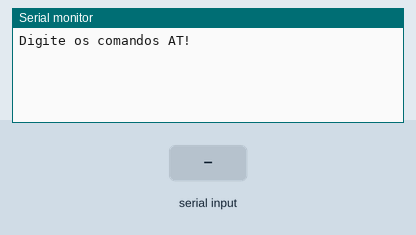
This sketch was run on a simulated Arduino Uno, built with avr-gcc and run on an emulated ATmega328P. On the bench: the last lines printed to the serial monitor. The test bench sets the inputs (shaded band).

Above: at 1.2 s.
1.3 s: "1" received over the second serial link
At 2.3 s:
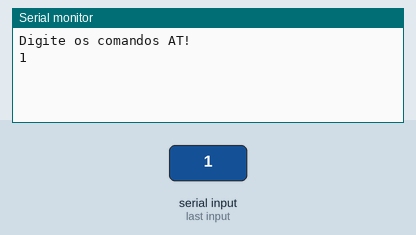
2.8 s: "0" received over the second serial link
At 3.5 s:
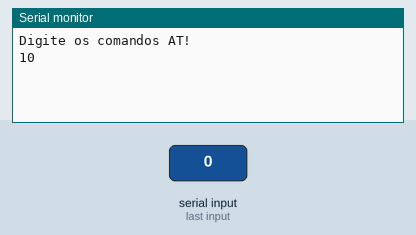

Measured:
- after the input at 1.3 s, the serial monitor: prints a new line at once (image 1)
- after the input at 2.8 s, the serial monitor: prints a new line at once (image 2)

The sketch:

Configuration_code.ino
```cpp
#include <SoftwareSerial.h>

int bluetoothTx = 13;
int bluetoothRx = 14;

SoftwareSerial bluetooth(bluetoothTx, bluetoothRx);

String command = ""; //response of the module to the inserted commands

void setup()
{
  // Open serial communications and wait for port to open:
  bluetooth.begin(9600);
  Serial.begin(115200);
  Serial.println("Digite os comandos AT!");

  /*
    COMMAND         RESPONSE         FUNCTION
    AT              OK               Communication test
    AT+VERSION      OKlinvorV1.8     Displays the firmware version
    AT+NAMExyz      OKsetname        Changes the module name
    AT+PIN1234      OKsetPIN         Change the module password
    AT+BAUD1        OK1200           Seta o baud rate in 1200
    AT+BAUD2        OK2400           Seta o baud rate in 2400
    AT+BAUD3        OK4800           Seta o baud rate in 4800
    AT+BAUD4        OK9600           Seta o baud rate in 9600
    AT+BAUD5        OK19200          Seta o baud rate in 19200
    AT+BAUD6        OK38400          Seta o baud rate in 38400
    AT+BAUD7        OK57600          Seta o baud rate in 57600
    AT+BAUD8        OK115200         Seta o baud rate in 115200
    AT+BAUD9        OK230400         Seta o baud rate in 230400
    AT+BAUDA        OK460800         Seta o baud rate in 460800
    AT+BAUDB        OK921600         Seta o baud rate in 921600
    AT+BAUDC        OK1382400        Seta o baud rate in 1382400
  */

}

void loop()
{
  // Read device output if available.
  if (bluetooth.available())
  {
     while(bluetooth.available()){
      // While there is more to be read, keep reading.
       command += (char)bluetooth.read();
     }
   Serial.print(command);
   command = ""; // No repeats
  }

  // Read user input if available.
  if (Serial.available() > 0)
  {
    delay(10); // The DELAY!
    bluetooth.println("TEEEESTEE");
    bluetooth.write(Serial.read());
  }
}
```
